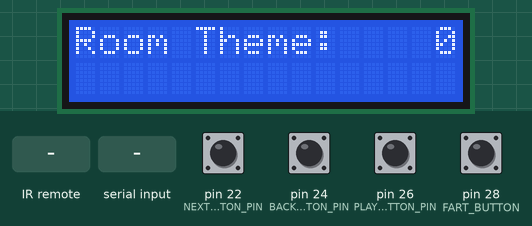
This sketch was run on a simulated Arduino Mega 2560, built with avr-gcc and run on an emulated ATmega2560. Parts: 16×2 character LCD. The test bench sets the inputs (shaded band); at power-on: pin 22 (NEXT_BUTTON_PIN), pin 24 (BACK_BUTTON_PIN), pin 26 (PLAY_BUTTON_PIN), pin 28 (FART_BUTTON) LOW. Random numbers use the default seed unless the sketch sets one; what the sketch prints to the serial monitor is not drawn.

Above: at 1.2 s.
1.3 s: infrared code 0x4005708F received
At 2.9 s:
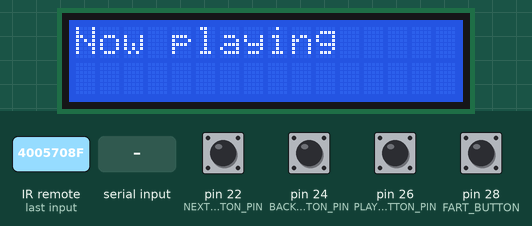
5.6 s: pin 28 (FART_BUTTON) pulled HIGH for 1 s
At 6.5 s:
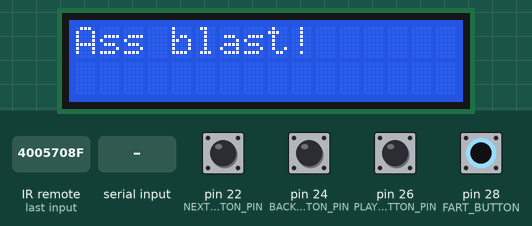
10.2 s: pin 24 (BACK_BUTTON_PIN) pulled HIGH for 1 s
At 11.6 s:
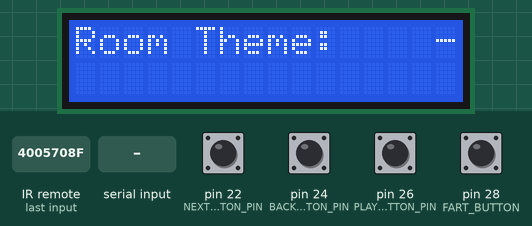
12.7 s: "1;90\n" received over Serial
At 13.4 s:
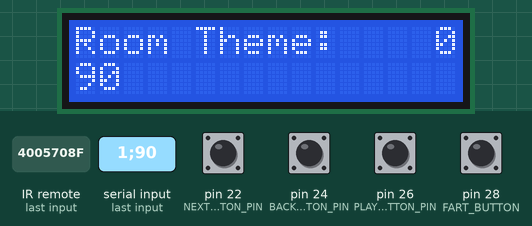
14.5 s: pin 26 (PLAY_BUTTON_PIN) pulled HIGH for 0.15 s
At 15.2 s:
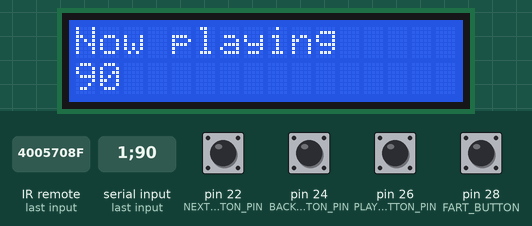
18.0 s: pin 28 (FART_BUTTON) driven HIGH
At 21.3 s:
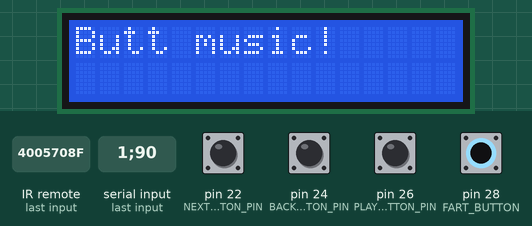
Timing chart, 0 to 22.8 s (numbered marks = the images above; inputs shaded):
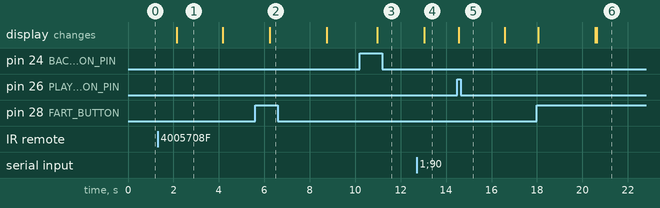

Measured:
- after the input at 1.3 s, the display: changes after 0.85 s (image 1)
- after the input at 5.6 s, the display: changes after 0.63 s (image 2)
- after the input at 10.2 s, the display: changes after 0.77 s (image 3)
- after the input at 12.7 s, the display: changes after 0.34 s (image 4)
- after the input at 14.5 s, the display: changes after 0.06 s (image 5)
- after the input at 18.0 s, the display: first changes after 0.05 s (image 6 shows a later state)
- what the display in image 1 shows lasts 2.1 s, from 2.1 s to 4.2 s

The sketch:

rvr_control_panel.ino
```cpp
#include <Wire.h> // Include Wire.h to control I2C
#include <LiquidCrystal_I2C.h>
#include <IRremote.h>

int mode = 0;
int prevMode = 0;
char modeName[16] = {0};

char modes[100][16] = {}; // This reserves 1,600 bytes in the heap, notice that this is a lot
int modeCount = 0;

// Global buffer for serial reading
char serialInput[1024] = {0};

// Command constants
const int ADD_MODE       = 1;
const int SOMETHING_ELSE = 2;

// Button inputs
const int NEXT_BUTTON_PIN = 22;
const int BACK_BUTTON_PIN = 24;
const int PLAY_BUTTON_PIN = 26;
const int FART_BUTTON = 28;

const int IR_RECEIVER_PIN = 32;

const int IR_NEXT = 1;
const int IR_PREV = 2;
const int IR_PLAY = 3;
const int IR_FART = 4;
long ir_value = 0x0;
int ir_option = -1;

const char FART_ANNOUNCEMENTS[6][16] = {"Air monkey!", "Ass blast!", "Bottom burp!", "Brown mist!", "Gluteal tuba!", "Butt music!"};

IRrecv irrecv(IR_RECEIVER_PIN);
decode_results results;

LiquidCrystal_I2C lcd(0x3F,2,1,0,4,5,6,7,3, POSITIVE); // Initialize LCD Display at address 0x3F
void setup()
{
 lcd.begin (16,2);
 Serial.begin(9600);
 pinMode(NEXT_BUTTON_PIN, INPUT);
 pinMode(BACK_BUTTON_PIN, INPUT);
 pinMode(PLAY_BUTTON_PIN, INPUT);
 pinMode(FART_BUTTON, INPUT);
 irrecv.enableIRIn(); // Listen to IR signals
 lcd.setBacklight(HIGH); //Set Back light turn On
 setupScreen(0);
}

void requestModesIfNecessary() {
  if(modeCount == 0) {
    delay(500);
    Serial.println("{\"action\": \"get_modes\"}");
    delay(1500);
  }
}

void setupScreen(int ordinal) {
  lcd.setCursor(0,0);
  lcd.print("Room Theme:    ");
  lcd.print(ordinal);
}

void printNowPlayingScreen(int ordinal) {
  lcd.clear();
  lcd.setCursor(0,0);
  lcd.print("Now playing");
  lcd.setCursor(0,1);
  lcd.print(modes[ordinal]);
  delay(2000);
}

long receiveIR() {
  if (irrecv.decode(&results)){
      const long val = results.value;
      irrecv.resume();
      return val;
  }
  return -1;
}

int decodeIR(long hex) {
  switch(hex) {
    case 0x400555AA: return IR_NEXT;
    case 0x400556A9: return IR_PREV;
    case 0x4005708F: return IR_PLAY;
    case 0x400550AF: return IR_FART;
  }

  return -1;
}

void printOptionScreen(int mode) {
  lcd.clear();
  setupScreen(mode);

  lcd.setCursor(0,1);
  lcd.print(modes[mode]);
}

void printFartScreen() {
  lcd.clear();
  lcd.setCursor(0,0);
  lcd.print(FART_ANNOUNCEMENTS[random(6)]);
  delay(2500);
}

void processSerialInput() {
  if(!Serial.available()) return;
//  for(int i = 0 ; i < 1024 ; i++)
//    serialInput[i] = 0;
  byte readSize = Serial.readBytesUntil('\n', serialInput, 1024);

  // Split the input into commands and act accordingly
  char* commandInput = strtok(serialInput, ";");
  int commandType = atoi(commandInput);
  commandInput = strtok(NULL, ";");

  switch(commandType) {
    case ADD_MODE:
      modeCount = 0;
      while(commandInput != NULL) {
        if(strlen(commandInput) <= 1) break;
        strcpy(modes[modeCount++], commandInput);
        commandInput = strtok(NULL, ";");
      }
      break;
  }
};

void next() {
      mode += 1;
    delay(150);
}

void prev() {
      mode -= 1;
    delay(150);
}

void play(int mode) {
      Serial.print("{\"action\": \"play\", \"channel\": ");
    Serial.print(mode);
    Serial.println("}");
    printNowPlayingScreen(mode);
    printOptionScreen(mode);
}

void fart(int mode) {
      Serial.print("{\"action\": \"fart\"");
    Serial.println("}");
    printFartScreen();
    printOptionScreen(mode);
}

void loop()
{
  ir_option = decodeIR(receiveIR());

  switch(ir_option) {
    case IR_NEXT: next(); break;
    case IR_PREV: prev(); break;
    case IR_PLAY: play(mode); break;
    case IR_FART: fart(mode); break;
  }

  if(digitalRead(NEXT_BUTTON_PIN) == HIGH) {
    next();
  } else if(digitalRead(BACK_BUTTON_PIN) == HIGH) {
    prev();
  } else if(digitalRead(PLAY_BUTTON_PIN) == HIGH) {
    play(mode);
  } else if(digitalRead(FART_BUTTON) == HIGH) {
    fart(mode);
  }

  if(mode < 0) mode = modeCount - 1;
  if(mode >= modeCount) mode = 0;

  if(mode != prevMode) {
    printOptionScreen(mode);
    prevMode = mode;
  }

  requestModesIfNecessary();
  processSerialInput();
  delay(50);
}
```
